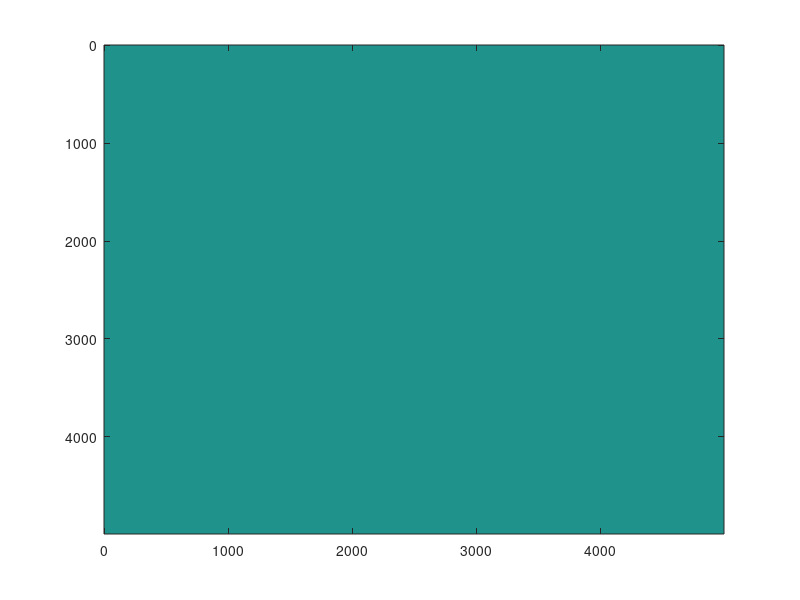

The MATLAB script that drew this image:
n1=500;
n2=500;
d1=10;
d2=10;
v=3000;

% prepare dimension 1
S1 = d1*(n1-1);
s1 = 0:d1:S1;

% prepare dimension 2
S2 = d2*(n2-1);
s2 = 0:d2:S2;

    [t1,t2] = meshgrid(s1,s2);
    vel = t1.*0+t2.*0+v;
    
imagesc(s1,s2,vel)